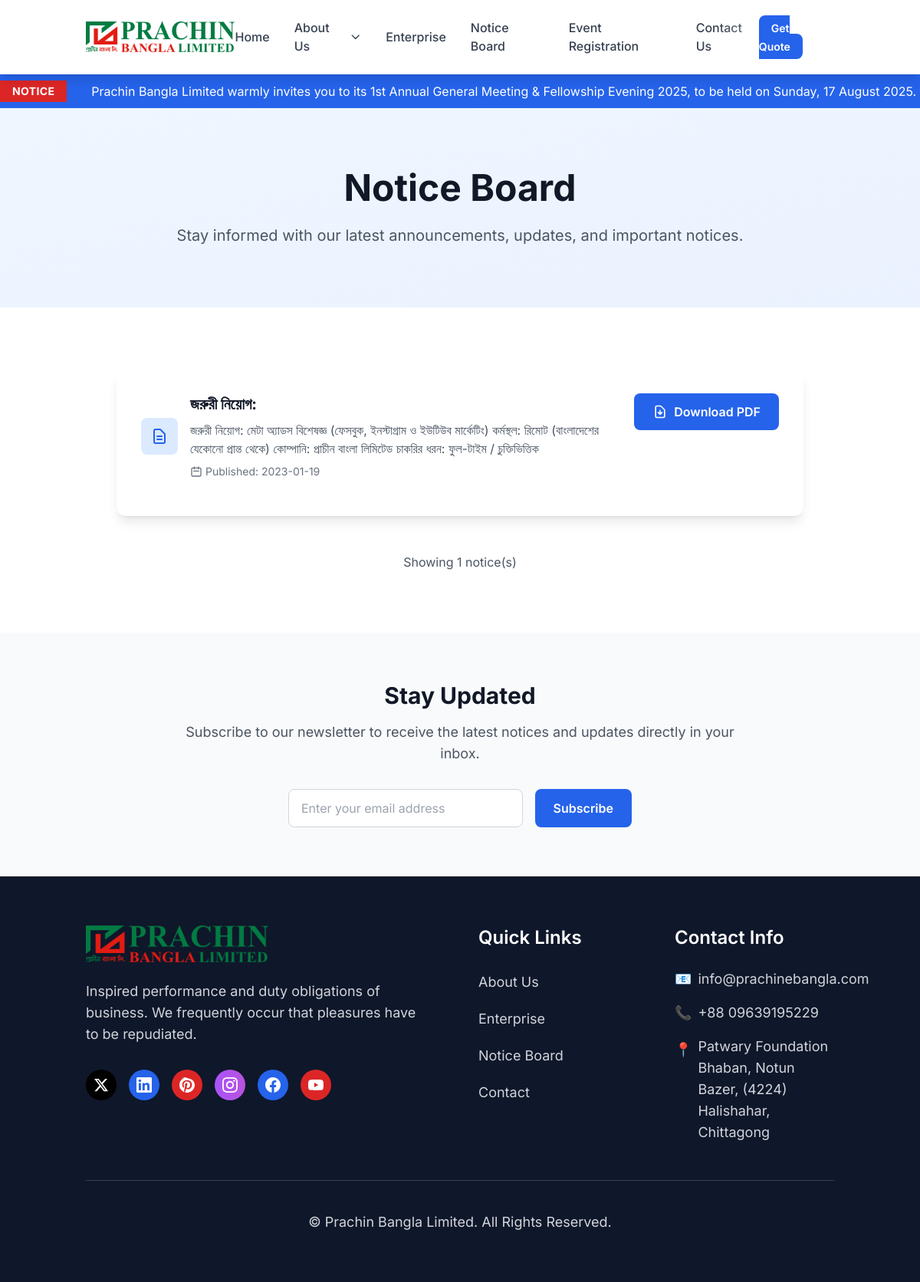
Screenshot of /notices with the database file from the repository.
### tables this page shows
CREATE TABLE notices (
        id INTEGER PRIMARY KEY AUTOINCREMENT,
        title TEXT NOT NULL,
        filename TEXT NOT NULL,
        timestamp DATETIME DEFAULT CURRENT_TIMESTAMP
    , summary TEXT);

### app.py (the view)
@app.route('/notices')
def notices():
    db = get_db()
    all_notices = db.execute('SELECT id, title, filename, summary, timestamp FROM notices ORDER BY timestamp DESC').fetchall()
    return render_template('public/notices.html', notices=all_notices)

### app.py (called while the page is built)
def get_db():
    if 'db' not in g:
        g.db = sqlite3.connect(app.config['DATABASE'])
        g.db.row_factory = sqlite3.Row # Allows accessing columns by name
    return g.db

### templates/public/notices.html (shortened to what this page needs)
{% extends "layout.html" %}
{% block content %}
<div class="bg-gradient-to-br from-blue-50 to-indigo-100 py-12 sm:py-16 lg:py-20 gradient-animate">
    <div class="container mx-auto px-4 sm:px-6">
        <div class="max-w-4xl mx-auto text-center">
            <h1 class="text-3xl sm:text-4xl lg:text-5xl font-bold text-gray-900 mb-4 sm:mb-6 fade-in-up leading-tight px-4">Notice Board</h1>
            <p class="text-base sm:text-lg lg:text-xl text-gray-600 leading-relaxed fade-in-up stagger-2 px-4">
                Stay informed with our latest announcements, updates, and important notices.
            </p>
        </div>
    </div>
</div>
<div class="py-12 sm:py-16 lg:py-20">
    <div class="container mx-auto px-4 sm:px-6">
        <div class="max-w-4xl mx-auto">
            {% if notices %}
                <div class="grid gap-6">
                    {% for notice in notices %}
                    <div class="bg-white rounded-xl shadow-lg card-hover fade-in-up stagger-{{ loop.index }} overflow-hidden">
                        <div class="p-4 sm:p-6 lg:p-8">
                            <div class="flex flex-col sm:flex-row sm:items-start sm:justify-between gap-4">
                                <div class="flex-1">
                                    <div class="flex items-start sm:items-center mb-4">
                                        <div class="w-10 h-10 sm:w-12 sm:h-12 bg-blue-100 rounded-lg flex items-center justify-center mr-3 sm:mr-4 scale-in flex-shrink-0">
                                            <svg class="w-5 h-5 sm:w-6 sm:h-6 text-blue-600 icon-rotate" fill="none" stroke="currentColor" viewBox="0 0 24 24">
                                                <path stroke-linecap="round" stroke-linejoin="round" stroke-width="2" d="M9 12h6m-6 4h6m2 5H7a2 2 0 01-2-2V5a2 2 0 012-2h5.586a1 1 0 01.707.293l5.414 5.414a1 1 0 01.293.707V19a2 2 0 01-2 2z"></path>
                                            </svg>
                                        </div>
                                        <div class="min-w-0 flex-1">
                                            <h3 class="text-lg sm:text-xl font-bold text-gray-900 break-words">{{ notice.title }}</h3>
                                            {% if notice.summary %}
                                            <p class="text-sm sm:text-base text-gray-600 mt-2 leading-relaxed">{{ notice.summary }}</p>
                                            {% endif %}
                                            <div class="flex items-center text-xs sm:text-sm text-gray-500 mt-2">
                                                <svg class="w-3 h-3 sm:w-4 sm:h-4 mr-1 flex-shrink-0" fill="none" stroke="currentColor" viewBox="0 0 24 24">
                                                    <path stroke-linecap="round" stroke-linejoin="round" stroke-width="2" d="M8 7V3m8 4V3m-9 8h10M5 21h14a2 2 0 002-2V7a2 2 0 00-2-2H5a2 2 0 00-2 2v12a2 2 0 002 2z"></path>
                                                </svg>
                                                <span class="truncate">Published: {{ notice.timestamp.split(' ')[0] }}</span>
                                            </div>
                                        </div>
                                    </div>
                                </div>
                                <div class="flex-shrink-0">
                                    <a href="{{ url_for('uploaded_file', filename=notice.filename) }}" target="_blank" class="inline-flex items-center px-4 sm:px-6 py-2 sm:py-3 bg-blue-600 text-white font-semibold rounded-lg hover:bg-blue-700 transition duration-300 btn-animate text-sm sm:text-base w-full sm:w-auto justify-center">
                                        <svg class="w-4 h-4 sm:w-5 sm:h-5 mr-2" fill="none" stroke="currentColor" viewBox="0 0 24 24">
                                            <path stroke-linecap="round" stroke-linejoin="round" stroke-width="2" d="M12 10v6m0 0l-3-3m3 3l3-3m2 8H7a2 2 0 01-2-2V5a2 2 0 012-2h5.586a1 1 0 01.707.293l5.414 5.414a1 1 0 01.293.707V19a2 2 0 01-2 2z"></path>
                                        </svg>
                                        <span class="hidden sm:inline">Download PDF</span>
                                    </a>
                                </div>
                            </div>
                        </div>
                    </div>
                    {% endfor %}
                </div>
                <div class="text-center mt-12">
                    <p class="text-gray-600">Showing {{ notices|length }} notice(s)</p>
                </div>
            {% endif %}
        </div>
    </div>
</div>
<div class="bg-gray-50 py-16">
    <div class="container mx-auto px-6">
        <div class="max-w-3xl mx-auto text-center">
            <h2 class="text-3xl font-bold text-gray-900 mb-4">Stay Updated</h2>
            <p class="text-gray-600 text-lg mb-8">
                Subscribe to our newsletter to receive the latest notices and updates directly in your inbox.
            </p>
            <div class="flex flex-col sm:flex-row gap-4 max-w-md mx-auto">
                <input type="email" placeholder="Enter your email address" class="flex-1 px-4 py-3 border border-gray-300 rounded-lg focus:outline-none focus:ring-2 focus:ring-blue-500 focus:border-transparent">
                <button class="bg-blue-600 text-white font-semibold px-6 py-3 rounded-lg hover:bg-blue-700 transition duration-300">
                    Subscribe
                </button>
            </div>
        </div>
    </div>
</div>
{% endblock %}

### templates/layout.html (style rules this page uses)
body { display: flex; flex-direction: column; min-height: 100vh; font-family: 'Inter', sans-serif; }
.fade-in-up { opacity: 0; transform: translateY(30px); transition: all 0.8s cubic-bezier(0.4, 0, 0.2, 1); }
.fade-in-up.animate { opacity: 1; transform: translateY(0); }
.scale-in { opacity: 0; transform: scale(0.9); transition: all 0.8s cubic-bezier(0.4, 0, 0.2, 1); }
.scale-in.animate { opacity: 1; transform: scale(1); }
.card-hover { transition: all 0.4s cubic-bezier(0.4, 0, 0.2, 1); }
.btn-animate { position: relative; overflow: hidden; transition: all 0.3s cubic-bezier(0.4, 0, 0.2, 1); }
.btn-animate::before { content: ''; position: absolute; top: 0; left: -100%; width: 100%; height: 100%; background: linear-gradient(90deg, transparent, rgba(255,255,255,0.2), transparent); transition: left 0.5s; }
.gradient-animate { background-size: 400% 400%; animation: gradientShift 8s ease infinite; }
.icon-rotate { transition: transform 0.3s ease; }
.stagger-1 { animation-delay: 0.1s; }
.stagger-2 { animation-delay: 0.2s; }
.fade-in-up { animation: fadeInUp 0.6s ease-out forwards; }

### rows the page displays
notices: title "জরুরী নিয়োগ:", summary "জরুরী নিয়োগ: মেটা অ্যাডস বিশেষজ্ঞ (ফেসবুক, ইনস্টাগ্রাম ও ইউটিউব মার্কেটিং) কর্মস্থল: রিমোট (বাংলাদেশের যেকোনো প্রান্ত থেকে) কোম্পানি: প্রাচীন বাংলা লিমিটেড চাকরির ধরন: ফুল-টাইম / চুক্তিভিত্তিক", timestamp "2023-01-19"

### other values shown
{{ notices|length }} "1"
